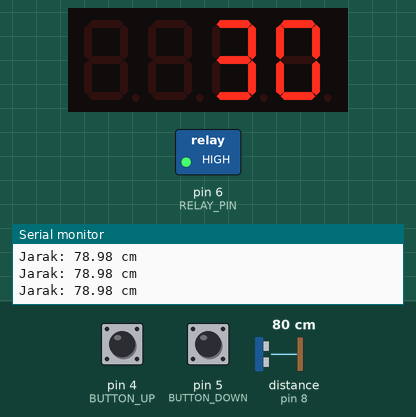
Recording of a sketch running on a simulated Arduino Uno, built with avr-gcc and run on an emulated ATmega328P. Parts: 4-digit seven-segment display, switched loads named in the sketch (green lamp = pin HIGH), the last lines printed to the serial monitor. Wiring (inferred from the names in the program): ultrasonic range finder: trigger pin 7; echo pin 8. Dashed ring = blinking. The test bench sets the inputs (shaded band); at power-on: distance to the obstacle (sensor on pin 8) 80 cm, pin 4 (BUTTON_UP) HIGH, pin 5 (BUTTON_DOWN) HIGH. The echo pulse lasts 58.3 µs per cm; pins used as bus, display or sensor lines are not drawn.

Above: at 1.2 s.
1.3 s: distance to the obstacle (sensor on pin 8) set to 12 cm
3.6 s: distance to the obstacle (sensor on pin 8) set to 9 cm
At 6.4 s:
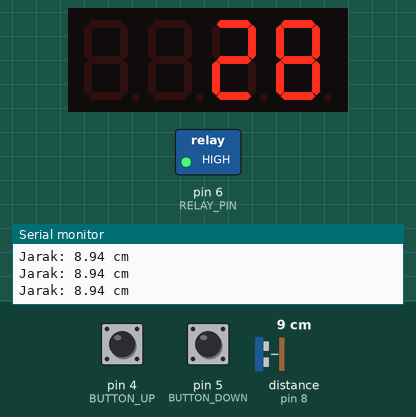
6.6 s: pin 4 (BUTTON_UP) pulled LOW for 1 s
At 8.88 s:
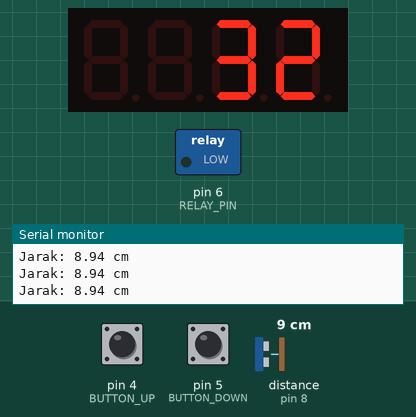
9.1 s: pin 5 (BUTTON_DOWN) pulled LOW for 1 s
At 12.9 s:
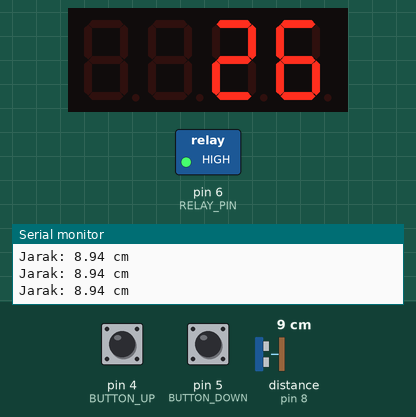
13.1 s: pin 4 (BUTTON_UP) pulled LOW for 3.2 s
At 17.2 s:
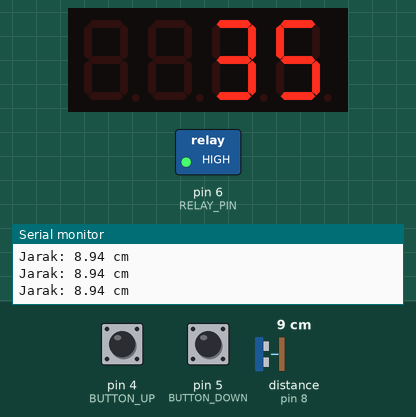
17.8 s: pin 5 (BUTTON_DOWN) pulled LOW for 3.2 s
At 22.8 s:
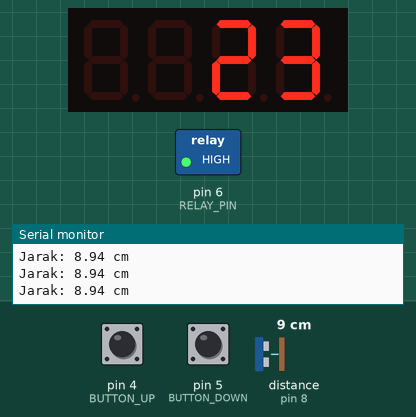
Timing chart, 0 to 23.5 s (numbered marks = the images above; inputs shaded):
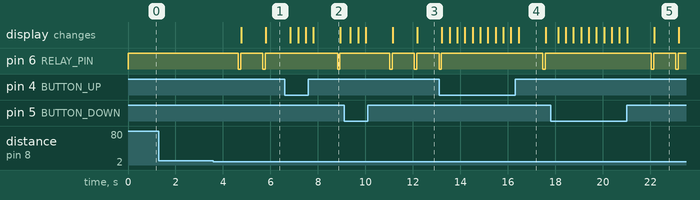

The sketch:

Counter_UP_30.ino
```cpp
#include <TM1637Display.h> // Mengimpor library untuk mengendalikan display 7-segmen TM1637

#define CLK 2 // Mendefinisikan pin CLK (jam) TM1637 ke pin digital 2 Arduino
#define DIO 3 // Mendefinisikan pin DIO (data) TM1637 ke pin digital 3 Arduino
TM1637Display display(CLK, DIO); // Membuat objek 'display' untuk mengontrol TM1637

#define BUTTON_UP 4     // Pin tombol untuk menambah waktu
#define BUTTON_DOWN 5   // Pin tombol untuk mengurangi waktu
#define RELAY_PIN 6     // Pin untuk mengontrol relay

#define TRIG_PIN 7      // Pin trigger sensor ultrasonik
#define ECHO_PIN 8      // Pin echo sensor ultrasonik

int countdownTime = 30;        // Waktu awal countdown (detik)
int initialTime = 30;          // Menyimpan waktu awal untuk reset
unsigned long previousMillis = 0; // Waktu terakhir countdown dikurangi
bool countingDown = false;     // Menandai apakah sedang menghitung mundur
bool started = false;          // Menandai apakah sudah dimulai

void setup() {
  pinMode(BUTTON_UP, INPUT_PULLUP);   // Atur tombol tambah sebagai input dengan resistor pull-up internal
  pinMode(BUTTON_DOWN, INPUT_PULLUP); // Atur tombol kurang sebagai input dengan pull-up
  pinMode(RELAY_PIN, OUTPUT);         // Atur pin relay sebagai output
  pinMode(TRIG_PIN, OUTPUT);          // Atur pin trigger sensor sebagai output
  pinMode(ECHO_PIN, INPUT);           // Atur pin echo sensor sebagai input

  digitalWrite(RELAY_PIN, HIGH); // Matikan relay pada awalnya (HIGH = off untuk relay aktif-low)

  display.setBrightness(5); // Atur kecerahan display TM1637
  display.showNumberDec(countdownTime, false); // Tampilkan waktu awal di display

  Serial.begin(9600); // Mulai komunikasi serial
  Serial.println("Sistem siap. Menunggu objek...");
}

void loop() {
  // Jika tombol tambah ditekan
  if (digitalRead(BUTTON_UP) == LOW) {
    delay(200); // Debounce sederhana
    countdownTime++; // Tambah waktu countdown
    if (countdownTime > 9999) countdownTime = 9999; // Batas maksimum display 4 digit
    initialTime = countdownTime; // Simpan waktu awal baru
    display.showNumberDec(countdownTime, false); // Tampilkan ke display
    countingDown = false; // Reset status countdown
    started = false;
  }

  // Jika tombol kurang ditekan
  if (digitalRead(BUTTON_DOWN) == LOW) {
    delay(200); // Debounce
    if (countdownTime > 0) countdownTime--; // Kurangi waktu jika masih > 0
    initialTime = countdownTime; // Simpan nilai awal baru
    display.showNumberDec(countdownTime, false); // Tampilkan ke display
    countingDown = false;
    started = false;
  }

  // Mengukur jarak menggunakan sensor ultrasonik
  long duration;
  float distanceCm;

  digitalWrite(TRIG_PIN, LOW);          // Set trigger LOW dulu
  delayMicroseconds(2);                 // Tunggu 2 mikrodetik
  digitalWrite(TRIG_PIN, HIGH);         // Trigger HIGH selama 10 mikrodetik
  delayMicroseconds(10);
  digitalWrite(TRIG_PIN, LOW);          // Kembali LOW

  duration = pulseIn(ECHO_PIN, HIGH, 30000); // Hitung durasi pantulan, timeout 30ms
  distanceCm = duration * 0.034 / 2;         // Konversi durasi ke jarak dalam cm

  // Tampilkan jarak ke Serial Monitor
  Serial.print("Jarak: ");
  Serial.print(distanceCm);
  Serial.println(" cm");

  // Jika objek terdeteksi cukup dekat (< 10 cm) dan belum mulai
  if (distanceCm > 0 && distanceCm < 10 && !started && countdownTime > 0) {
    started = true;              // Tandai sudah mulai
    countingDown = true;         // Aktifkan countdown
    previousMillis = millis();   // Catat waktu mulai
    Serial.println("Objek terdeteksi! Memulai countdown...");
  }

  // Proses pengurangan waktu per detik jika countdown aktif
  if (countingDown && millis() - previousMillis >= 1000 && countdownTime > 0) {
    previousMillis = millis();   // Update waktu terakhir
    countdownTime--;             // Kurangi 1 detik

    digitalWrite(RELAY_PIN, LOW);  // Nyalakan relay sebentar
    delay(100);
    digitalWrite(RELAY_PIN, HIGH); // Matikan lagi

    display.showNumberDec(countdownTime, false); // Update display
  }

  // Jika countdown selesai
  if (countdownTime == 0 && countingDown) {
    countingDown = false;             // Matikan status countdown
    started = false;                  // Reset status mulai
    countdownTime = initialTime;      // Kembalikan waktu ke nilai awal
    display.showNumberDec(countdownTime, false); // Tampilkan kembali
    Serial.println("Countdown selesai. Reset ke nilai awal.");
  }

  delay(100); // Delay kecil agar loop tidak terlalu cepat
}
```

Measured:
- the behaviour switches between 11 and 10 cm on distance to the obstacle (sensor on pin 8) (found by bisection; images 0 and 1)
- after the input at 3.6 s, pin 6 (RELAY_PIN): alternates HIGH for 0.93 s and LOW for 0.10 s, starting after 1.0 s; the display: first changes after 1.2 s (image 1 shows a later state)
- what the display in image 2 shows lasts 1.1 s, from 7.8 s to 8.9 s
